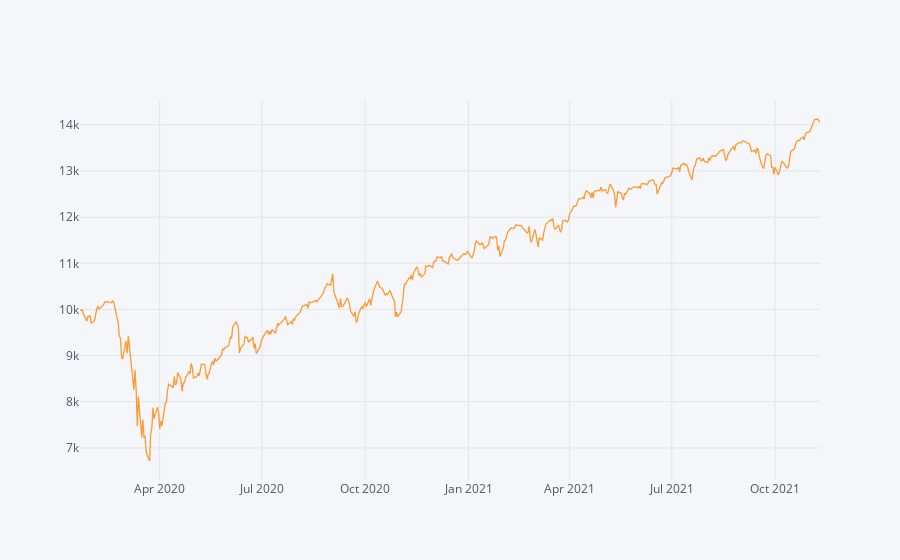

The code cell stored with this chart in its notebook:
### Code cell
#Todo:
# Calculate the Absolute Return of a buy-and-hold strategy in the same period
absolute_return_bh = (r_df.Close.iloc[-1]-r_df.Open.iloc[0])/r_df.Open.iloc[0]
# Calculate the CAGR or our trend-following trading strategy
CAGR_bh = ((r_df.Close.iloc[-1])**(252/len(df)))-1
# Calculate the IR (Sharpe without RF-rate) of our trend-following trading strategy
information_ratio_bh = (r_df.Close.pct_change().mean()/r_df.Close.pct_change().std())*((252) **0.5)

#Plot the equity curve (hint: use 'close' returns and your initial capital value to generate an equity curve)
((r_df.Close.pct_change().dropna()+1).cumprod()*10000).iplot()

### Figure 1 — Plotly figure (JSON) as saved in the notebook; plotly's stock layout.template omitted (floating-point values rounded to 4 significant figures; data arrays with more than 128 entries replaced by an {"elided": "..."} marker saying what was removed)
{"data": [{"name": "Close", "text": "", "mode": "lines", "y": {"elided": "458 float values"}, "x": {"elided": "458 str values"}, "line": {"color": "rgba(255, 153, 51, 1.0)", "dash": "solid", "shape": "linear", "width": 1.3}, "type": "scatter"}], "layout": {"title": {"font": {"color": "#4D5663"}}, "paper_bgcolor": "#F5F6F9", "plot_bgcolor": "#F5F6F9", "yaxis": {"tickfont": {"color": "#4D5663"}, "zerolinecolor": "#E1E5ED", "title": {"text": "", "font": {"color": "#4D5663"}}, "gridcolor": "#E1E5ED", "showgrid": true}, "xaxis": {"tickfont": {"color": "#4D5663"}, "zerolinecolor": "#E1E5ED", "title": {"text": "", "font": {"color": "#4D5663"}}, "gridcolor": "#E1E5ED", "showgrid": true}, "legend": {"bgcolor": "#F5F6F9", "font": {"color": "#4D5663"}}}}
